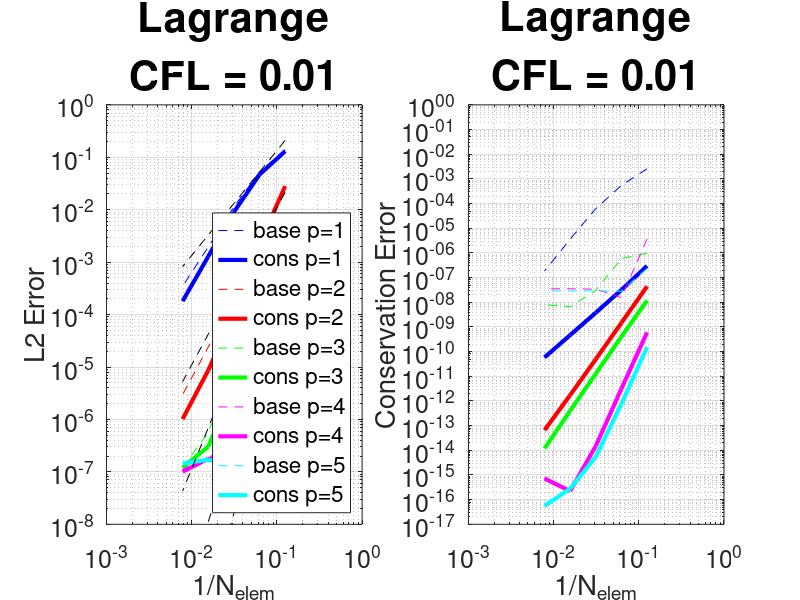

MATLAB code for this plot:
close all
clc
clear all

% Get screen size
scrsz = get(0,'screensize');
scrsz2 = scrsz;
scrsz2(4) = scrsz(4)/2; % square
scrsz2(3) = scrsz2(4);

nelem = [8,16,32,64,128];
dx = 1./nelem; 
ndof = zeros(5,5); 
for i = 1:5
    ndof(i,:) = nelem*(i+1);
end

%% m2start = -0.5 - dx(2)*0.99
% Baseline Abutting Method
base.legendre.p1.l2 = [1.6192323442766485E-002   5.5463743682936896E-003   1.1523940541828092E-003   1.9492368358601888E-004   3.4677255956864258E-005];
base.legendre.p1.cons = [2.1402403156450811E-004  -5.5089999743261620E-005  -5.5814355262792659E-006  -2.5117508424543633E-007  -3.8742272931435728E-009];

base.legendre.p2.l2 = [3.1172035890003353E-003   2.5836722634559685E-004   2.0358670146593475E-005   2.3144704192818786E-006   2.8616992403088300E-007];
base.legendre.p2.cons = [-1.2732668244837264E-004  -1.5343553475613558E-006  -2.1277249420692534E-008  -7.7716750396250589E-010  -4.4681973399018915E-011];

base.legendre.p3.l2 = [4.6738078468553133E-004   1.6852588106675376E-005   8.4821948988185273E-007   5.2238918471511937E-008   1.2756984616776392E-008];
base.legendre.p3.cons = [1.0270445788065907E-006   7.3374229053735363E-009  -6.4898900142829063E-010   7.4165702745876416E-010   8.0106703909121890E-010];

base.legendre.p4.l2 = [4.9171322299930194E-005   1.1180711012635708E-006   3.8098986030597548E-008   1.3357828582365599E-008   1.1566783257513384E-008];
base.legendre.p4.cons = [5.1535640198385746E-007   2.4886523605771593E-009   3.4894656192330231E-009   3.5039834089811706E-009   3.5042774515492425E-009];

base.legendre.p5.l2 = [6.7157097371632029E-006   9.5844108831121343E-008   1.9641317833152333E-008   1.3931055256015576E-008   1.2526408489692476E-008];
base.legendre.p5.cons = [-3.4980001256679216E-009   2.9228249334711798E-009   2.8813135627414610E-009   2.8810332244888492E-009   2.8802265225613688E-009];

base.lagrange.p1.l2 = [0.13905677101460567        5.2522707400047830E-002   1.1371263253338055E-002   1.9465140397926721E-003   3.4709809909961377E-004];
base.lagrange.p1.cons = [2.5809996556810377E-003  -5.4506782951047050E-004  -6.2567924626277804E-005  -3.6065007995578213E-006  -1.8312580379875598E-007];

base.lagrange.p2.l2 = [2.8715542958208582E-002   2.6916331092555821E-003   2.1234737319991985E-004   2.4069049414627405E-005   2.9698656840838573E-006];
base.lagrange.p2.cons = [0.39648451698389620       0.39696891376867000       0.39663943158115317       0.39648196318405071       0.39640685066543296];

base.lagrange.p3.l2 = [4.7190705848199109E-003   1.7618488181622786E-004   8.9339422387308516E-006   5.6378424937694400E-007   1.2319245960449388E-007];
base.lagrange.p3.cons = [-9.7928305631267420E-007  -5.8863419977184250E-007  -3.0490229674384750E-008   6.6429308720472591E-009   7.9865597468753435E-009];

base.lagrange.p4.l2 = [5.1546559875049211E-004   1.1467957216868954E-005   3.7857455005431421E-007   1.8352725989409218E-007   1.1121466206592967E-007];
base.lagrange.p4.cons = [3.7249135267369837E-006  -1.5509117878842460E-008   3.4038895424526316E-008   3.5025322531190284E-008   3.5042550861064115E-008];

base.lagrange.p5.l2 = [7.2583458104059359E-005   1.0357192468086048E-006   1.4008420017077255E-007   1.7434504909779441E-007   1.4993191502827124E-007];
base.lagrange.p5.cons = [-2.3261550174957790E-007   2.8015271491543814E-008   2.8804939655735495E-008   2.8810566876646959E-008   2.8802266516247954E-008];

% Conservative Overset WITH cell merging

cons.legendre.p1.l2 = [1.5343867248100811E-002   4.9527783109428562E-003   9.1511641008077576E-004   1.2837168104084824E-004   1.7950048525372715E-005];
cons.legendre.p1.cons = [-9.1401686055925246E-007  -8.8376291847158672E-008  -4.2944623968033113E-009   9.5057671456455495E-010   8.1442088489813713E-010];

cons.legendre.p2.l2 = [3.0856774565902233E-003   2.0983997033755593E-004   8.6303908350958463E-006   5.8468668055943048E-007   1.5344243887565960E-007];
cons.legendre.p2.cons = [-5.4618390643579318E-008  -5.7510571235819263E-009  -3.1144142126349195E-009  -2.1074259767828174E-009  -1.2337492277803008E-009];

cons.legendre.p3.l2 = [3.5317521845952771E-004   7.5465162545232008E-006   3.7182215975436738E-007   2.1007049446592616E-007   1.7390125794548207E-007];
cons.legendre.p3.cons = [-1.2349907894948497E-007  -8.4690109092289134E-011   3.6569894265592318E-009   2.6092678989675377E-009   1.5316150986377508E-009];

cons.legendre.p4.l2 = [3.4263040992898624E-005   3.7061320813902521E-007   2.4491141395242653E-007   2.3908413823671063E-007   1.9822081502381796E-007];
cons.legendre.p4.cons = [-3.3117729392184714E-010  -4.6735204456416213E-009  -4.3054433421230165E-009  -2.9763325623544112E-009  -1.7447722364116736E-009];

cons.legendre.p5.l2 = [3.3725834680316162E-006   2.0117279770511893E-007   2.6478482271882418E-007   2.5862698957822409E-007   2.1440616753902815E-007];
cons.legendre.p5.cons = [3.6081780237229300E-008   4.8850695918978282E-009   4.6397280392684870E-009   3.2086964751876224E-009   1.8805727669546357E-009];

cons.lagrange.p1.l2 = [0.13091100162057964        4.6743460591335113E-002   9.0282272507577113E-003   1.2841419885300939E-003   1.8039929898380172E-004];
cons.lagrange.p1.cons = [-2.9868863937743129E-007  -3.1733510319487124E-008  -3.7768582705766107E-009  -4.6558240596183964E-010  -5.7957860732926747E-011];

cons.lagrange.p2.l2 = [2.8166788897167321E-002   2.2296103048719271E-003   1.0501062405271639E-004   8.6378569183109159E-006   1.0179298476077247E-006];
cons.lagrange.p2.cons = [4.4095609719185802E-008   1.4714956475536667E-009   4.9208914720821895E-011   1.7256751583261121E-012   6.5336624999190462E-014];

cons.lagrange.p3.l2 = [3.5737165469216766E-003   9.1198535593244387E-005   4.1745302116984371E-006   3.0387014059787933E-007   1.1964167225031556E-007];
cons.lagrange.p3.cons = [-1.1853670822681295E-008  -4.0376163523703212E-010  -1.2790268844042885E-011  -4.0056846728475648E-013  -1.1823875212257917E-014];

cons.lagrange.p4.l2 = [3.7578277688742913E-004   4.1010088672093868E-006   1.7903703576211899E-007   1.7767452689355275E-007   1.0106540154787511E-007];
cons.lagrange.p4.cons = [-6.0015614700148490E-010  -3.1335489758532731E-012  -1.4988010832439613E-014   2.2204460492503131E-016   7.2164496600635175E-016];

cons.lagrange.p5.l2 = [4.2483859342141195E-005   5.8105031583470969E-007   1.3478763641681851E-007   1.7013187189705483E-007   1.4489828341683108E-007];
cons.lagrange.p5.cons = [1.5315521073588911E-010   7.6932904491400222E-013   5.4400928206632670E-015  -2.7755575615628914E-016  -5.5511151231257827E-017];

%% Plots

% % figure(1)
% % subplot(1,2,1);
% % loglog(ndof(1,:),abs(base.lagrange.p1.l2),'b--',ndof(1,:),cons.lagrange.p1.l2,'b-','linewidth',3)
% % hold on; 
% % loglog(ndof(2,:),abs(base.lagrange.p2.l2),'r--',ndof(2,:),cons.lagrange.p2.l2,'r-','linewidth',3)
% % loglog(ndof(3,:),abs(base.lagrange.p3.l2),'g--',ndof(3,:),cons.lagrange.p3.l2,'g-','linewidth',3)
% % loglog(ndof(4,:),abs(base.lagrange.p4.l2),'m--',ndof(4,:),cons.lagrange.p4.l2,'m-','linewidth',3); 
% % loglog(ndof(5,:),abs(base.lagrange.p5.l2),'c--',ndof(5,:),cons.lagrange.p5.l2,'c-','linewidth',3); 
% % % loglog(dx,(base.lagrange.p1.l2(2)/dx(2).^2)*dx.^2,'k--')
% % % loglog(dx,(base.lagrange.p2.l2(2)/dx(2).^3)*dx.^3,'k--')
% % % loglog(dx,(base.lagrange.p3.l2(2)/dx(2).^4)*dx.^4,'k--')
% % % loglog(dx,(base.lagrange.p4.l2(2)/dx(2).^5)*dx.^5,'k--')
% % % loglog(dx,(base.lagrange.p5.l2(2)/dx(2).^6)*dx.^6,'k--')
% % grid on;
% % legend('base p=1','cons p=1','base p=2','cons p=2','base p=3','cons p=3','base p=4','cons p=4', 'base p=5','cons p=5','location','southeast');
% % grid minor; 
% % xlabel('1/N_{elem}','fontsize',18)
% % ylabel('L2 Error','fontsize',18)
% % set(gca,'fontsize',18')
% % % ylim([1e-8 1])
% % title({'Lagrange','CFL = 0.01'},'FontSize',30')
% % 
% % subplot(1,2,2)
% % loglog(ndof(1,:),abs(base.lagrange.p1.cons),'b--',ndof(1,:),abs(cons.lagrange.p1.cons),'b-','linewidth',3)
% % hold on; 
% % loglog(ndof(2,:),abs(base.lagrange.p2.cons),'r--',ndof(2,:),abs(cons.lagrange.p2.cons),'r-','linewidth',3)
% % loglog(ndof(3,:),abs(base.lagrange.p3.cons),'g--',ndof(3,:),abs(cons.lagrange.p3.cons),'g-','linewidth',3)
% % loglog(ndof(4,:),abs(base.lagrange.p4.cons),'m--',ndof(4,:),abs(cons.lagrange.p4.cons),'m-','linewidth',3); 
% % loglog(ndof(5,:),abs(base.lagrange.p5.cons),'c--',ndof(5,:),abs(cons.lagrange.p5.cons),'c-','linewidth',3); 
% % % loglog(dx,abs(base.lagrange.p1.cons(2)/dx(2).^2)*dx.^2,'k--')
% % % loglog(dx,abs(base.lagrange.p2.cons(3)/dx(3).^3)*dx.^3,'k--')
% % % loglog(dx,abs(base.lagrange.p3.cons(3)/dx(3).^4)*dx.^4,'k--')
% % % loglog(dx,abs(base.lagrange.p4.cons(2)/dx(2).^5)*dx.^5,'k--')
% % % loglog(dx,abs(base.lagrange.p5.cons(2)/dx(2).^6)*dx.^6,'k--')
% % grid on;
% % grid minor; 
% % xlabel('1/N_{elem}','fontsize',18)
% % ylabel('Conservation Error','fontsize',18)
% % set(gca,'fontsize',18')
% % title({'Lagrange','CFL = 0.01'},'FontSize',30')


figure(10)
subplot(1,2,1);
loglog(dx,abs(base.lagrange.p1.l2),'b--',dx,cons.lagrange.p1.l2,'b-','linewidth',3)
hold on; 
loglog(dx,abs(base.lagrange.p2.l2),'r--',dx,cons.lagrange.p2.l2,'r-','linewidth',3)
loglog(dx,abs(base.lagrange.p3.l2),'g--',dx,cons.lagrange.p3.l2,'g-','linewidth',3)
loglog(dx,abs(base.lagrange.p4.l2),'m--',dx,cons.lagrange.p4.l2,'m-','linewidth',3); 
loglog(dx,abs(base.lagrange.p5.l2),'c--',dx,cons.lagrange.p5.l2,'c-','linewidth',3); 
loglog(dx,(base.lagrange.p1.l2(2)/dx(2).^2)*dx.^2,'k--')
loglog(dx,(base.lagrange.p2.l2(2)/dx(2).^3)*dx.^3,'k--')
loglog(dx,(base.lagrange.p3.l2(2)/dx(2).^4)*dx.^4,'k--')
loglog(dx,(base.lagrange.p4.l2(2)/dx(2).^5)*dx.^5,'k--')
loglog(dx,(base.lagrange.p5.l2(2)/dx(2).^6)*dx.^6,'k--')
grid on;
legend('base p=1','cons p=1','base p=2','cons p=2','base p=3','cons p=3','base p=4','cons p=4', 'base p=5','cons p=5','location','southeast');
grid minor; 
xlabel('1/N_{elem}','fontsize',18)
ylabel('L2 Error','fontsize',18)
set(gca,'fontsize',18')
ylim([1e-8 1])
title({'Lagrange','CFL = 0.01'},'FontSize',30')

subplot(1,2,2)
loglog(dx,abs(base.lagrange.p1.cons),'b--',dx,abs(cons.lagrange.p1.cons),'b-','linewidth',3)
hold on; 
% loglog(dx,abs(base.lagrange.p2.cons),'r--',dx,abs(cons.lagrange.p2.cons),'r-','linewidth',3)
loglog(dx,abs(base.lagrange.p2.cons),'w--',dx,abs(cons.lagrange.p2.cons),'r-','linewidth',3)
loglog(dx,abs(base.lagrange.p3.cons),'g--',dx,abs(cons.lagrange.p3.cons),'g-','linewidth',3)
loglog(dx,abs(base.lagrange.p4.cons),'m--',dx,abs(cons.lagrange.p4.cons),'m-','linewidth',3); 
loglog(dx,abs(base.lagrange.p5.cons),'c--',dx,abs(cons.lagrange.p5.cons),'c-','linewidth',3); 
% loglog(dx,abs(base.lagrange.p1.cons(2)/dx(2).^2)*dx.^2,'k--')
% loglog(dx,abs(base.lagrange.p2.cons(3)/dx(3).^3)*dx.^3,'k--')
% loglog(dx,abs(base.lagrange.p3.cons(3)/dx(3).^4)*dx.^4,'k--')
% loglog(dx,abs(base.lagrange.p4.cons(2)/dx(2).^5)*dx.^5,'k--')
% loglog(dx,abs(base.lagrange.p5.cons(2)/dx(2).^6)*dx.^6,'k--')
grid on;
grid minor; 
xlabel('1/N_{elem}','fontsize',18)
ylabel('Conservation Error','fontsize',18)
set(gca,'fontsize',18')
title({'Lagrange','CFL = 0.01'},'FontSize',30')
set(gcf,'Position',scrsz);
saveas(gcf,'ConsOverset_CellMerging_Lagrange_99pctCut.png');
close(gcf);


% 
% figure(2)
% subplot(1,2,1);
% loglog(dx,abs(base.legendre.p1.l2),'b--',dx,cons.legendre.p1.l2,'b','linewidth',3)
% hold on; 
% loglog(dx,abs(base.legendre.p2.l2),'r--',dx,cons.legendre.p2.l2,'r','linewidth',3)
% loglog(dx,abs(base.legendre.p3.l2),'g--',dx,cons.legendre.p3.l2,'g','linewidth',3)
% loglog(dx,abs(base.legendre.p4.l2),'m--',dx,cons.legendre.p4.l2,'m','linewidth',3); 
% loglog(dx,abs(base.legendre.p5.l2),'c--',dx,cons.legendre.p5.l2,'c','linewidth',3); 
% loglog(dx,(base.legendre.p1.l2(2)/dx(2).^2)*dx.^2,'k--')
% loglog(dx,(base.legendre.p2.l2(2)/dx(2).^3)*dx.^3,'k--')
% loglog(dx,(base.legendre.p3.l2(2)/dx(2).^4)*dx.^4,'k--')
% loglog(dx,(base.legendre.p4.l2(2)/dx(2).^5)*dx.^5,'k--')
% loglog(dx,(base.legendre.p5.l2(2)/dx(2).^6)*dx.^6,'k--')
% grid on;
% legend('base p=1','cons p=1','base p=2','cons p=2','base p=3','cons p=3','base p=4','cons p=4', 'base p=5','cons p=5','location','southeast');
% grid minor; 
% xlabel('1/N_{elem}','fontsize',18)
% ylabel('L2 Error','fontsize',18)
% set(gca,'fontsize',18')
% % ylim([1e-8 1])
% title({'Legendre','CFL = 0.01'},'FontSize',30')
% 
% subplot(1,2,2)
% loglog(dx,abs(base.legendre.p1.cons),'b--',dx,abs(cons.legendre.p1.cons),'b','linewidth',3)
% hold on; 
% loglog(dx,abs(base.legendre.p2.cons),'r--',dx,abs(cons.legendre.p2.cons),'r','linewidth',3)
% loglog(dx,abs(base.legendre.p3.cons),'g--',dx,abs(cons.legendre.p3.cons),'g','linewidth',3)
% loglog(dx,abs(base.legendre.p4.cons),'m--',dx,abs(cons.legendre.p4.cons),'m','linewidth',3); 
% loglog(dx,abs(base.legendre.p5.cons),'c--',dx,abs(cons.legendre.p5.cons),'c','linewidth',3); 
% loglog(dx,abs(base.legendre.p1.cons(2)/dx(2).^2)*dx.^2,'k--')
% loglog(dx,abs(base.legendre.p2.cons(3)/dx(3).^3)*dx.^3,'k--')
% loglog(dx,abs(base.legendre.p3.cons(3)/dx(3).^4)*dx.^4,'k--')
% loglog(dx,abs(base.legendre.p4.cons(2)/dx(2).^5)*dx.^5,'k--')
% loglog(dx,abs(base.legendre.p5.cons(2)/dx(2).^6)*dx.^6,'k--')
% grid on;
% grid minor; 
% xlabel('1/N_{elem}','fontsize',18)
% ylabel('Conservation Error','fontsize',18)
% set(gca,'fontsize',18')
% title({'Legendre','CFL = 0.01'},'FontSize',30')